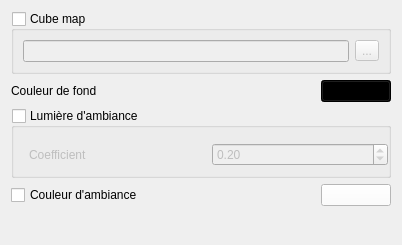
       <widget class="QWidget" name="page_2">
        <property name="geometry">
         <rect>
          <x>0</x>
          <y>0</y>
          <width>402</width>
          <height>245</height>
         </rect>
        </property>
        <attribute name="label">
         <string>Environnement</string>
        </attribute>
        <layout class="QVBoxLayout" name="verticalLayout_3">
         <item>
          <widget class="QWidget" name="widget_4" native="true">
           <layout class="QGridLayout" name="gridLayout_15">
            <property name="margin">
             <number>0</number>
            </property>
            <item row="0" column="0" colspan="3">
             <widget class="QGroupBox" name="_cubeMap">
              <property name="title">
               <string>Cube map</string>
              </property>
              <property name="checkable">
               <bool>true</bool>
              </property>
              <property name="checked">
               <bool>false</bool>
              </property>
              <layout class="QGridLayout" name="gridLayout_16">
               <item row="0" column="1">
                <widget class="QToolButton" name="_cubeMapButton">
                 <property name="text">
                  <string>...</string>
                 </property>
                </widget>
               </item>
               <item row="0" column="0">
                <widget class="QLineEdit" name="_cubeMapRepertory"/>
               </item>
              </layout>
             </widget>
            </item>
            <item row="4" column="0">
             <spacer name="verticalSpacer_4">
              <property name="orientation">
               <enum>Qt::Vertical</enum>
              </property>
              <property name="sizeHint" stdset="0">
               <size>
                <width>20</width>
                <height>40</height>
               </size>
              </property>
             </spacer>
            </item>
            <item row="1" column="0">
             <widget class="QLabel" name="label_13">
              <property name="text">
               <string>Couleur de fond</string>
              </property>
             </widget>
            </item>
            <item row="1" column="2">
             <widget class="QPushButton" name="_backgroundColor">
              <property name="maximumSize">
               <size>
                <width>70</width>
                <height>16777215</height>
               </size>
              </property>
              <property name="focusPolicy">
               <enum>Qt::NoFocus</enum>
              </property>
              <property name="styleSheet">
               <string notr="true">background-color: rgb(0, 0, 0);</string>
              </property>
              <property name="text">
               <string/>
              </property>
              <property name="autoRepeat">
               <bool>false</bool>
              </property>
              <property name="autoExclusive">
               <bool>false</bool>
              </property>
              <property name="autoDefault">
               <bool>false</bool>
              </property>
              <property name="default">
               <bool>false</bool>
              </property>
              <property name="flat">
               <bool>false</bool>
              </property>
             </widget>
            </item>
            <item row="2" column="0" colspan="3">
             <widget class="QGroupBox" name="_ambiantLighting">
              <property name="title">
               <string>Lumière d'ambiance</string>
              </property>
              <property name="checkable">
               <bool>true</bool>
              </property>
              <property name="checked">
               <bool>false</bool>
              </property>
              <layout class="QGridLayout" name="gridLayout_17">
               <property name="leftMargin">
                <number>15</number>
               </property>
               <property name="topMargin">
                <number>15</number>
               </property>
               <property name="rightMargin">
                <number>0</number>
               </property>
               <item row="0" column="1">
                <widget class="QDoubleSpinBox" name="_ambiantLightingCoeff">
                 <property name="maximum">
                  <double>1.000000000000000</double>
                 </property>
                 <property name="singleStep">
                  <double>0.010000000000000</double>
                 </property>
                 <property name="value">
                  <double>0.200000000000000</double>
                 </property>
                </widget>
               </item>
               <item row="0" column="0">
                <widget class="QLabel" name="label_14">
                 <property name="text">
                  <string>Coefficient</string>
                 </property>
                </widget>
               </item>
              </layout>
             </widget>
            </item>
            <item row="3" column="0">
             <widget class="QCheckBox" name="_ambiantColor">
              <property name="text">
               <string>Couleur d'ambiance</string>
              </property>
             </widget>
            </item>
            <item row="3" column="2">
             <widget class="QPushButton" name="_ambiantColorButton">
              <property name="maximumSize">
               <size>
                <width>70</width>
                <height>16777215</height>
               </size>
              </property>
              <property name="focusPolicy">
               <enum>Qt::NoFocus</enum>
              </property>
              <property name="styleSheet">
               <string notr="true">background-color: rgb(255, 255, 255);</string>
              </property>
              <property name="text">
               <string/>
              </property>
             </widget>
            </item>
           </layout>
          </widget>
         </item>
        </layout>
       </widget>
